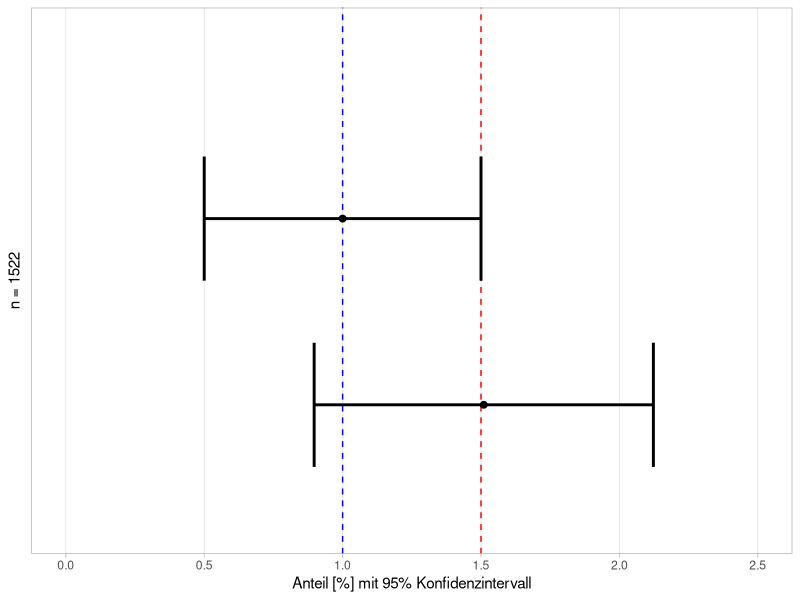
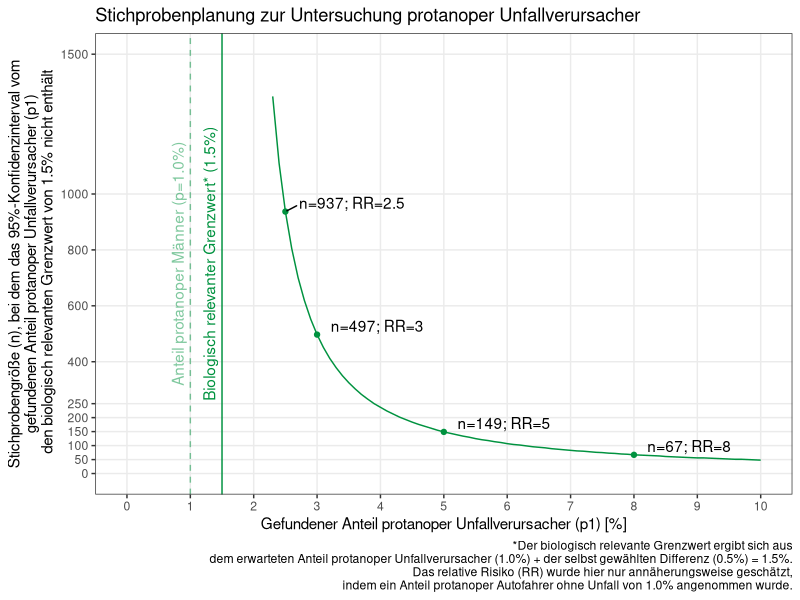

The R script that drew these images, in order:
## ---- chunk 1
p <- 0.01
d <- 0.005
## ---- chunk 2
n <- 1.96^2 * p*(1-p)/d^2
n
## ---- chunk 3

ceiling(n)
## ---- chunk 4
# Untere Grenze Konfidenzintervall [in %]
UKI <- p - 1.96 * sqrt(p*(1-p)/n)
UKI*100
## ---- chunk 5
# Obere Grenze Konfidenzintervall [in %]
OKI <- p + 1.96 * sqrt(p*(1-p)/n)
OKI*100
## ---- chunk 6
# Breite Konfidenzintervall [in %]
(OKI-UKI)*100
## ---- chunk 7
p.1 <- 0.0151
## ---- chunk 8
# Untere Grenze Konfidenzintervall [in %]
UKI.1 <- p.1 - 1.96 * sqrt(p.1*(1-p.1)/n)
UKI.1*100
## ---- chunk 9
# Obere Grenze Konfidenzintervall [in %]
OKI.1 <- p.1 + 1.96 * sqrt(p.1*(1-p.1)/n)
OKI.1*100
## ---- chunk 10
# Breite Konfidenzintervall [in %]
(OKI.1-UKI.1)*100
## ---- chunk 11
library(data.table)
library(ggplot2)
data <- rbind(data.table(y=1.15, uki=0.5,       x=1,    oki=1.5     ),
              data.table(y=1   , uki=0.8971743, x=1.51, oki=2.122826))

ggplot(data=data, aes(y=x, x=y)) + theme_light() + 
  coord_flip(xlim = c(0.9,1.3), ylim = c(0,2.5)) +
  geom_hline(yintercept=1,   linetype="dashed", color="blue") +
  geom_hline(yintercept=1.5, linetype="dashed", color="red") +
  geom_point(size=2) +
  geom_errorbar(aes(x=y, ymin=uki, ymax=oki), width=0.1, size=1) +
  scale_x_continuous(limits=c(0,1.25)) +
  scale_y_continuous(limits=c(0,3), breaks=seq(0,3,0.5)) +
  ylab("Anteil [%] mit 95% Konfidenzintervall") +
  xlab("n = 1522") +
  theme(panel.grid.minor = element_blank(),
        panel.grid.major.y = element_blank(),
        #axis.title.y = element_blank(),
        axis.text.y = element_blank(),
        axis.ticks.y = element_blank())
## ---- chunk 12
n.1 <- 1.96^2 * p.1*(1-p.1)/d^2
ceiling(n.1)
## ---- chunk 13
library(data.table)
library(dplyr)

get.n <- data.table(p1.perc = seq(1.6, 10.0, 0.1)) %>% # 1,6% - 10,0% in 0,01%-Schritten 
  mutate(p1     = p1.perc/100,
         d.perc = p1.perc - 1.5, # Differenz von p1 zum Grenzwert 1,5%
         d      =  d.perc/100,
         n      = ceiling((1.96^2 * p1 * (1-p1)) / d^2))
## ---- chunk 14
head(get.n) # erste 6 Zeilen
## ---- chunk 15
tail(get.n) # letzte 6 Zeilen
## ---- chunk 16
get.n <- get.n %>%
  mutate(n.prot = ceiling(n*p1),                   # Absolute Anzahl protanoper Fahrer
         U.KI   = p1 - 1.96 * sqrt( p1*(1-p1)/n ), # Untere Grenze
         O.KI   = p1 + 1.96 * sqrt( p1*(1-p1)/n ), # Obere  Grenze
         RR     = round(p1/(1.0/100),1)) # Relatives Risiko (annäherungsweise)

head(get.n) # Erste 6 Zeilen
tail(get.n) # Letzte 6 Zeilen
## ---- chunk 17
library(ggplot2)
library(ggrepel)

label.tab <- get.n %>%
  filter(p1.perc %in% c(2.5,3,5,8)) %>%
  mutate(labeltext = paste0("n=",n,"; RR=", RR))

p <- ggplot() + theme_bw() +
  theme(panel.grid.minor = element_blank()) +
  geom_vline(xintercept=1.0, linetype="dashed", color="#00923F", alpha=0.5) +
  geom_text(aes(x=0.8, y=750, 
                label=paste0("Anteil protanoper Männer (p=1.0%)")), 
            colour="#00923F", angle=90, alpha=0.5) +
  geom_vline(xintercept=1.5, linetype="solid", color="#00923F") +
  geom_text(aes(x=1.3, y=750,
                label=paste0("Biologisch relevanter Grenzwert* (1.5%)")), 
            colour="#00923F", angle=90) +
  geom_line(      data=get.n,     aes(y=n, x=p1.perc), color="#00923F") +
  geom_point(     data=label.tab, aes(y=n, x=p1.perc), color="#00923F") +
  geom_text_repel(data=label.tab, aes(y=n, x=p1.perc, label=labeltext),
                  nudge_x = 0.2, nudge_y = 10, vjust=0, hjust=0) +
  scale_x_continuous(name   = paste0("Gefundener Anteil protanoper Unfallverursacher (p1) [%]"), 
                     breaks = seq(0,10,1), limits = c(0,10)) +
  scale_y_continuous(name   = paste0("Stichprobengröße (n), bei dem das 95%-Konfidenzinterval vom\n gefundenen Anteil protanoper Unfallverursacher (p1) \n den biologisch relevanten Grenzwert von 1.5% nicht enthält"),
                     breaks = c(0,50,100,150,200,250,400,600,800,1000, 1500), limits = c(0,1500)) +
  labs(title    = paste0("Stichprobenplanung zur Untersuchung protanoper Unfallverursacher"),
       caption  = paste0("*Der biologisch relevante Grenzwert ergibt sich aus\n dem erwarteten Anteil protanoper Unfallverursacher (1.0%) + der selbst gewählten Differenz (0.5%) = 1.5%.\n",
                         "Das relative Risiko (RR) wurde hier nur annäherungsweise geschätzt,\n indem ein Anteil protanoper Autofahrer ohne Unfall von 1.0% angenommen wurde."))

p
## ---- chunk 18
label.tab <- get.n %>%
  filter(p1.perc %in% c(2.5, 3, 5, 8)) %>% # Auswahl dieser 4 Werte
  select(n, p1.perc, RR) %>% # Behalte nur relevante Spalten
  mutate(labeltext = paste0("n=",n,"; RR=", RR)) # Erstellen eines Labels für jeden Wert

label.tab
